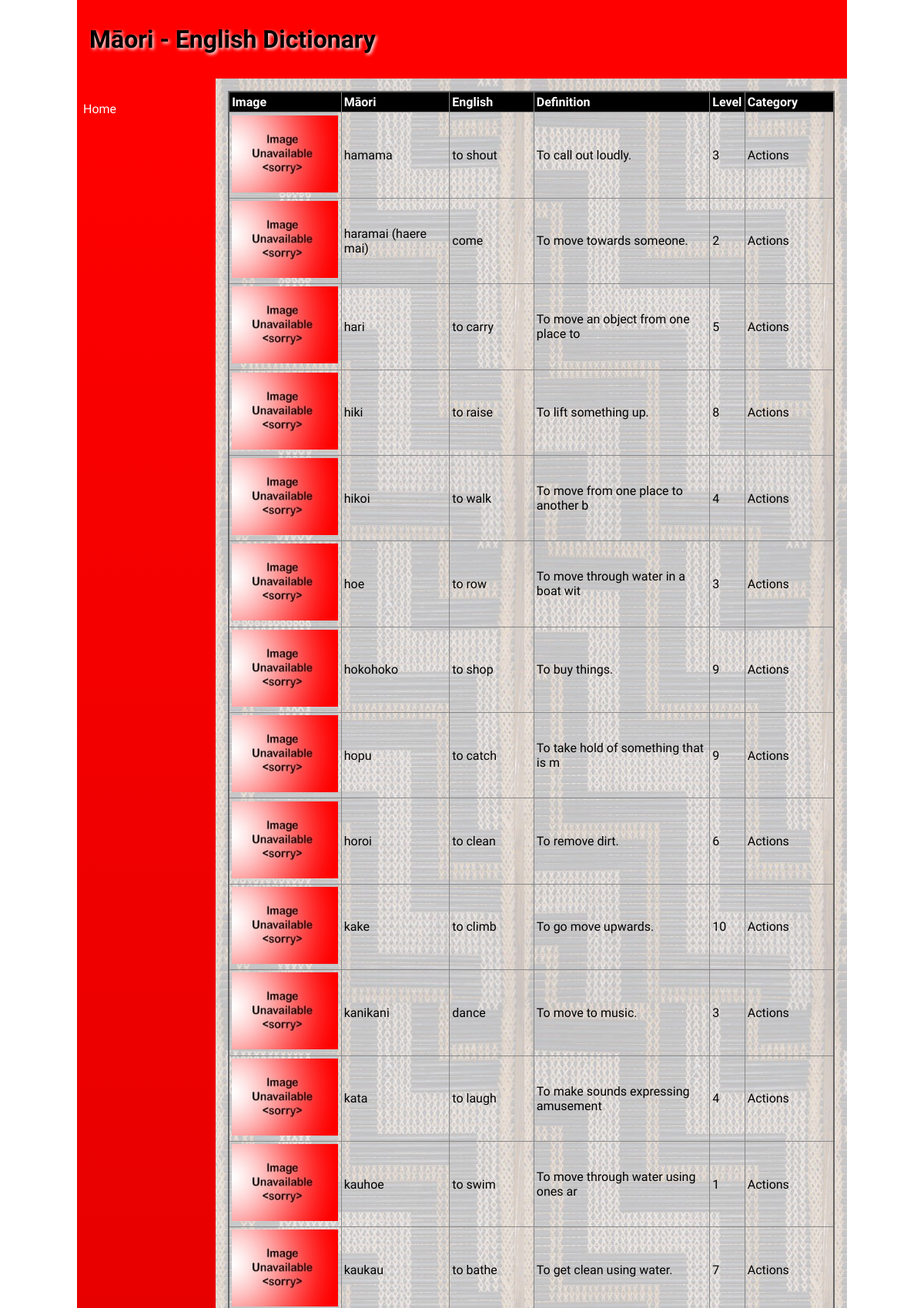
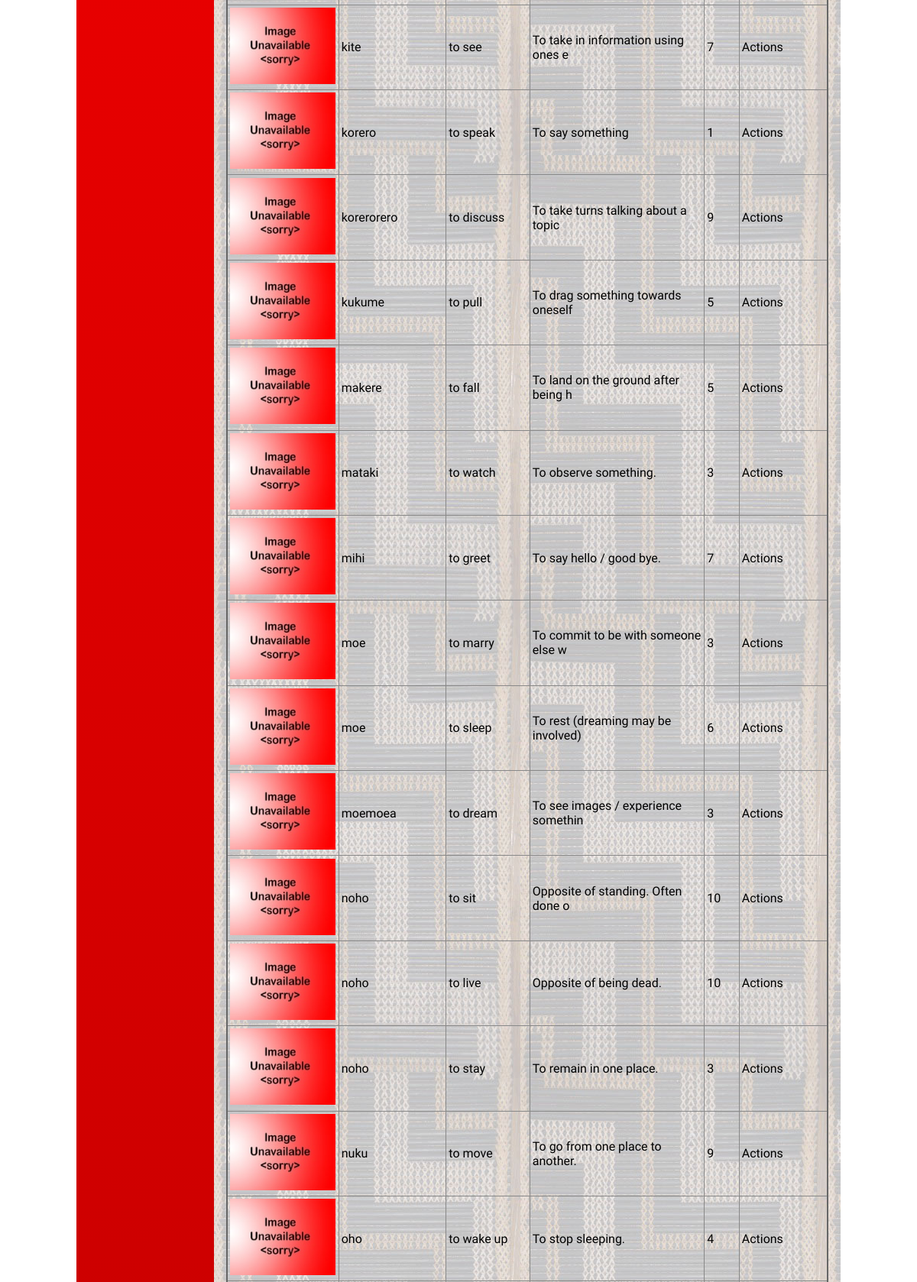
The page / (upper part) on the database its author committed (2 pictures, top to bottom).
### tables this page shows
CREATE TABLE "word"
(
    id         integer
        constraint word_pk
            primary key autoincrement,
    maori      varchar(35),
    english    varchar(35),
    definition varchar(35),
    level      integer,
    category   varchar(35)
        constraint word_category_name_fk
            references category (name),
    filename   varchar(40)
);

### routes/pages.py (the view)
def home_page():
    query = "SELECT id, maori, english, definition, level, category, filename FROM word"
    conn = db.create_connection(globals.DATABASE_FILE)
    cur = conn.cursor()
    cur.execute(query)
    words = cur.fetchall()
    conn.close()
    return render_template('home.html', words=words)

### lib/db.py (called while the page is built)
def create_connection(db_file):
    try:
        connection = sqlite3.connect(db_file)
        return connection
    except sqlite3.Error as e:
        print(e)
    return None

### templates/home.html (shortened to what this page needs)
{% extends 'base.html' %}
{% block heading %}Māori - English Dictionary{% endblock %}
{% block main %}
    <table>
        <tr>
            <th>Image</th>
            <th>Māori</th>
            <th>English</th>
            <th>Definition</th>
            <th>Level</th>
            <th>Category</th>
        </tr>
        {% for word in words %}
            <tr>
                <td><img src="/static/images/{{ word[6] or "noimage.jpg" }}" alt="{{ word[2] }}" width="100" height="100"></td>
                <td>{{ word[1] }}</td>
                <td>{{ word[2] }}</td>
                <td>{{ word[3] }}</td>
                <td>{{ word[4] }}</td>
                <td>{{ word[5] }}</td>
            </tr>
        {% endfor %}
    </table>
{% endblock %}

### templates/base.html (shortened to what this page needs)
<!doctype html>
<html lang="en">
<head>
	<link href="{{ url_for('static', filename='css/style.css') }}" rel="stylesheet">
</head>
<body>
	<div id="container">
		<header>
			<h1>{% block heading %}{% endblock %}</h1>
		</header>
		<nav>
			<ul>
                <li><a href="\">Home</a></li>
			</ul>
		</nav>
		<main>
            {% block main%}{% endblock %}
        </main>
	</div>
</body>
</html>

### static/css/style.css (style rules this page uses)
* { font-family: Comfortaa, sans-serif; margin: 0; padding: 0; box-sizing: border-box; }
#container { display: grid; grid-template-columns: 75px auto; grid-template-areas: 'nav header' 'main main' 'footer footer'; }
header { grid-area: header; background-color: #f00; padding: 1rem; }
nav { grid-area: nav; }
main { grid-area: main; padding: 1rem; background-color: #edd; }
h1, h2, h3, h4 { padding: 1rem 0; font-family: 'Suez One', serif; color: #000; text-shadow: 2px 2px 4px #fff; }
a { color: #222; }
img { width: 100%; }
table { width: 100%; border: 2px solid #666; border-collapse: collapse; }
th, td { border: 1px solid #888; padding: 0.2rem; text-align: left; }
th { background-color: #000; color: #fff; }
@media only screen and (min-width: 768px) { #container { grid-template-columns: 180px auto; grid-template-areas: 'header header' 'nav main' 'footer footer'; } }
@media only screen and (min-width: 768px) { nav { background: linear-gradient(180deg, rgba(255,0,0,1) 0%, rgba(0, 0, 0, 1) 50%, rgba(255,0,0,1) 100%); padding: 0.5rem; } }
@media only screen and (min-width: 768px) { nav ul { list-style: none; } }
@media only screen and (min-width: 768px) { nav li { padding: 0.2rem 0; } }
@media only screen and (min-width: 768px) { nav a { color: #fff; text-decoration: none; } }
@media only screen and (min-width: 768px) { main { background-image: url('/poutama.jpg'); } }
@media only screen and (min-width: 1000px) { #container { width: 1000px; margin: auto; } }

### rows shown on the page
word: maori "hamama", english "to shout", definition "To call out loudly.", level "3", category "Actions"
word: maori "haramai (haere mai)", english "come", definition "To move towards someone.", level "2", category "Actions"
word: maori "hari", english "to carry", definition "To move an object from one place to", level "5", category "Actions"
word: maori "hiki", english "to raise", definition "To lift something up.", level "8", category "Actions"
word: maori "hikoi", english "to walk", definition "To move from one place to another b", level "4", category "Actions"
word: maori "hoe", english "to row", definition "To move through water in a boat wit", level "3", category "Actions"
word: maori "hokohoko", english "to shop", definition "To buy things.", level "9", category "Actions"
word: maori "hopu", english "to catch", definition "To take hold of something that is m", level "9", category "Actions"
word: maori "horoi", english "to clean", definition "To remove dirt.", level "6", category "Actions"
word: maori "kake", english "to climb", definition "To go move upwards.", level "10", category "Actions"
word: maori "kanikani", english "dance", definition "To move to music.", level "3", category "Actions"
word: maori "kata", english "to laugh", definition "To make sounds expressing amusement", level "4", category "Actions"
word: maori "kauhoe", english "to swim", definition "To move through water using ones ar", level "1", category "Actions"
word: maori "kaukau", english "to bathe", definition "To get clean using water.", level "7", category "Actions"
word: maori "kite", english "to see", definition "To take in information using ones e", level "7", category "Actions"
word: maori "korero", english "to speak", definition "To say something", level "1", category "Actions"
word: maori "korerorero", english "to discuss", definition "To take turns talking about a topic", level "9", category "Actions"
word: maori "kukume", english "to pull", definition "To drag something towards oneself", level "5", category "Actions"
word: maori "makere", english "to fall", definition "To land on the ground after being h", level "5", category "Actions"
word: maori "mataki", english "to watch", definition "To observe something.", level "3", category "Actions"
word: maori "mihi", english "to greet", definition "To say hello / good bye.", level "7", category "Actions"
word: maori "moe", english "to marry", definition "To commit to be with someone else w", level "3", category "Actions"
word: maori "moe", english "to sleep", definition "To rest (dreaming may be involved)", level "6", category "Actions"
word: maori "moemoea", english "to dream", definition "To see images / experience somethin", level "3", category "Actions"
word: maori "noho", english "to sit", definition "Opposite of standing. Often done o", level "10", category "Actions"
word: maori "noho", english "to live", definition "Opposite of being dead.", level "10", category "Actions"
word: maori "noho", english "to stay", definition "To remain in one place.", level "3", category "Actions"
word: maori "nuku", english "to move", definition "To go from one place to another.", level "9", category "Actions"
word: maori "oho", english "to wake up", definition "To stop sleeping.", level "4", category "Actions"
